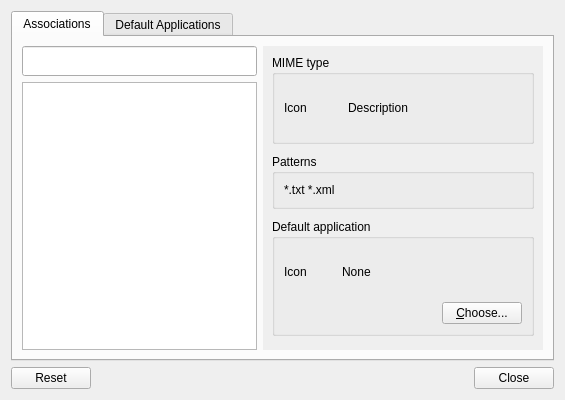
<?xml version="1.0" encoding="UTF-8"?>
<ui version="4.0">
 <class>mimetypeviewer</class>
 <widget class="QWidget" name="mimetypeviewer">
  <property name="geometry">
   <rect>
    <x>0</x>
    <y>0</y>
    <width>565</width>
    <height>400</height>
   </rect>
  </property>
  <property name="minimumSize">
   <size>
    <width>530</width>
    <height>400</height>
   </size>
  </property>
  <property name="windowTitle">
   <string>File Associations</string>
  </property>
  <layout class="QGridLayout" name="gridLayout_4">
   <item row="0" column="0">
    <widget class="QTabWidget" name="tabWidget">
     <property name="currentIndex">
      <number>0</number>
     </property>
     <widget class="QWidget" name="tab_1">
      <attribute name="title">
       <string>Associations</string>
      </attribute>
      <layout class="QGridLayout" name="gridLayout">
       <item row="0" column="0">
        <widget class="QLineEdit" name="searchTermLineEdit">
         <property name="minimumSize">
          <size>
           <width>0</width>
           <height>30</height>
          </size>
         </property>
         <property name="text">
          <string/>
         </property>
        </widget>
       </item>
       <item row="1" column="0">
        <widget class="QTreeWidget" name="mimetypeTreeWidget">
         <property name="sizePolicy">
          <sizepolicy hsizetype="MinimumExpanding" vsizetype="MinimumExpanding">
           <horstretch>0</horstretch>
           <verstretch>0</verstretch>
          </sizepolicy>
         </property>
         <property name="minimumSize">
          <size>
           <width>180</width>
           <height>0</height>
          </size>
         </property>
         <property name="editTriggers">
          <set>QAbstractItemView::NoEditTriggers</set>
         </property>
         <property name="showDropIndicator" stdset="0">
          <bool>false</bool>
         </property>
         <property name="headerHidden">
          <bool>true</bool>
         </property>
         <property name="expandsOnDoubleClick">
          <bool>false</bool>
         </property>
         <property name="columnCount">
          <number>0</number>
         </property>
         <attribute name="headerVisible">
          <bool>false</bool>
         </attribute>
         <attribute name="headerDefaultSectionSize">
          <number>500</number>
         </attribute>
        </widget>
       </item>
       <item row="0" column="1" rowspan="2">
        <widget class="QFrame" name="mimeFrame">
         <property name="enabled">
          <bool>true</bool>
         </property>
         <property name="sizePolicy">
          <sizepolicy hsizetype="Fixed" vsizetype="MinimumExpanding">
           <horstretch>0</horstretch>
           <verstretch>0</verstretch>
          </sizepolicy>
         </property>
         <property name="minimumSize">
          <size>
           <width>280</width>
           <height>260</height>
          </size>
         </property>
         <property name="frameShape">
          <enum>QFrame::NoFrame</enum>
         </property>
         <property name="frameShadow">
          <enum>QFrame::Plain</enum>
         </property>
         <layout class="QVBoxLayout" name="verticalLayout_1">
          <property name="leftMargin">
           <number>0</number>
          </property>
          <property name="topMargin">
           <number>0</number>
          </property>
          <property name="rightMargin">
           <number>0</number>
          </property>
          <property name="bottomMargin">
           <number>0</number>
          </property>
          <item>
           <widget class="QScrollArea" name="scrollArea_2">
            <property name="frameShape">
             <enum>QFrame::NoFrame</enum>
            </property>
            <property name="frameShadow">
             <enum>QFrame::Plain</enum>
            </property>
            <property name="widgetResizable">
             <bool>true</bool>
            </property>
            <widget class="QWidget" name="scrollAreaWidgetContents_3">
             <property name="geometry">
              <rect>
               <x>0</x>
               <y>0</y>
               <width>280</width>
               <height>299</height>
              </rect>
             </property>
             <layout class="QVBoxLayout" name="verticalLayout_2">
              <property name="spacing">
               <number>10</number>
              </property>
              <item>
               <widget class="QGroupBox" name="mimetypeGroupBox">
                <property name="title">
                 <string>MIME type</string>
                </property>
                <layout class="QHBoxLayout" name="horizontalLayout">
                 <item>
                  <widget class="QLabel" name="iconLabel">
                   <property name="sizePolicy">
                    <sizepolicy hsizetype="Fixed" vsizetype="Fixed">
                     <horstretch>0</horstretch>
                     <verstretch>0</verstretch>
                    </sizepolicy>
                   </property>
                   <property name="minimumSize">
                    <size>
                     <width>48</width>
                     <height>48</height>
                    </size>
                   </property>
                   <property name="text">
                    <string>Icon</string>
                   </property>
                  </widget>
                 </item>
                 <item>
                  <widget class="QLabel" name="descriptionLabel">
                   <property name="text">
                    <string>Description</string>
                   </property>
                   <property name="wordWrap">
                    <bool>true</bool>
                   </property>
                   <property name="indent">
                    <number>10</number>
                   </property>
                  </widget>
                 </item>
                </layout>
               </widget>
              </item>
              <item>
               <widget class="QGroupBox" name="patternsGroupBox">
                <property name="title">
                 <string>Patterns</string>
                </property>
                <layout class="QHBoxLayout" name="horizontalLayout_1">
                 <item>
                  <widget class="QLabel" name="patternsLabel">
                   <property name="text">
                    <string>*.txt *.xml</string>
                   </property>
                   <property name="wordWrap">
                    <bool>true</bool>
                   </property>
                  </widget>
                 </item>
                </layout>
               </widget>
              </item>
              <item>
               <widget class="QGroupBox" name="applicationsGroupBox">
                <property name="title">
                 <string>Default application</string>
                </property>
                <layout class="QGridLayout" name="gridLayout_1">
                 <item row="0" column="0">
                  <widget class="QFrame" name="applicationLabelFrame">
                   <property name="frameShape">
                    <enum>QFrame::NoFrame</enum>
                   </property>
                   <property name="frameShadow">
                    <enum>QFrame::Raised</enum>
                   </property>
                   <layout class="QHBoxLayout" name="horizontalLayout_2">
                    <property name="spacing">
                     <number>0</number>
                    </property>
                    <property name="leftMargin">
                     <number>0</number>
                    </property>
                    <property name="topMargin">
                     <number>0</number>
                    </property>
                    <property name="rightMargin">
                     <number>0</number>
                    </property>
                    <property name="bottomMargin">
                     <number>0</number>
                    </property>
                    <item>
                     <widget class="QLabel" name="appIcon">
                      <property name="sizePolicy">
                       <sizepolicy hsizetype="Fixed" vsizetype="Fixed">
                        <horstretch>0</horstretch>
                        <verstretch>0</verstretch>
                       </sizepolicy>
                      </property>
                      <property name="minimumSize">
                       <size>
                        <width>48</width>
                        <height>48</height>
                       </size>
                      </property>
                      <property name="text">
                       <string>Icon</string>
                      </property>
                     </widget>
                    </item>
                    <item>
                     <widget class="QLabel" name="applicationLabel">
                      <property name="text">
                       <string>None</string>
                      </property>
                      <property name="wordWrap">
                       <bool>true</bool>
                      </property>
                      <property name="indent">
                       <number>10</number>
                      </property>
                     </widget>
                    </item>
                   </layout>
                  </widget>
                 </item>
                 <item row="1" column="0" alignment="Qt::AlignRight">
                  <widget class="QPushButton" name="chooseApplicationsButton">
                   <property name="text">
                    <string>&amp;Choose...</string>
                   </property>
                  </widget>
                 </item>
                </layout>
               </widget>
              </item>
              <item>
               <spacer name="verticalSpacer">
                <property name="orientation">
                 <enum>Qt::Vertical</enum>
                </property>
                <property name="sizeType">
                 <enum>QSizePolicy::MinimumExpanding</enum>
                </property>
                <property name="sizeHint" stdset="0">
                 <size>
                  <width>20</width>
                  <height>5</height>
                 </size>
                </property>
               </spacer>
              </item>
             </layout>
            </widget>
           </widget>
          </item>
         </layout>
        </widget>
       </item>
      </layout>
     </widget>
     <widget class="QWidget" name="tab_2">
      <attribute name="title">
       <string>Default Applications</string>
      </attribute>
      <layout class="QVBoxLayout" name="verticalLayout_3">
       <item>
        <widget class="QScrollArea" name="scrollArea">
         <property name="frameShape">
          <enum>QFrame::NoFrame</enum>
         </property>
         <property name="frameShadow">
          <enum>QFrame::Plain</enum>
         </property>
         <property name="widgetResizable">
          <bool>true</bool>
         </property>
         <widget class="QWidget" name="scrollAreaWidgetContents">
          <property name="geometry">
           <rect>
            <x>0</x>
            <y>0</y>
            <width>537</width>
            <height>299</height>
           </rect>
          </property>
          <layout class="QVBoxLayout" name="verticalLayout_4">
           <property name="spacing">
            <number>5</number>
           </property>
           <property name="leftMargin">
            <number>0</number>
           </property>
           <property name="topMargin">
            <number>0</number>
           </property>
           <property name="rightMargin">
            <number>0</number>
           </property>
           <property name="bottomMargin">
            <number>0</number>
           </property>
           <item>
            <widget class="QGroupBox" name="browserGroupBox">
             <property name="title">
              <string>Browser</string>
             </property>
             <layout class="QGridLayout" name="gridLayout_2">
              <item row="0" column="0">
               <widget class="QFrame" name="browserLabelFrame">
                <property name="frameShape">
                 <enum>QFrame::NoFrame</enum>
                </property>
                <property name="frameShadow">
                 <enum>QFrame::Raised</enum>
                </property>
                <layout class="QHBoxLayout" name="horizontalLayout_3">
                 <property name="spacing">
                  <number>0</number>
                 </property>
                 <property name="leftMargin">
                  <number>0</number>
                 </property>
                 <property name="topMargin">
                  <number>0</number>
                 </property>
                 <property name="rightMargin">
                  <number>0</number>
                 </property>
                 <property name="bottomMargin">
                  <number>0</number>
                 </property>
                 <item>
                  <widget class="QLabel" name="browserIcon">
                   <property name="sizePolicy">
                    <sizepolicy hsizetype="Fixed" vsizetype="Fixed">
                     <horstretch>0</horstretch>
                     <verstretch>0</verstretch>
                    </sizepolicy>
                   </property>
                   <property name="minimumSize">
                    <size>
                     <width>48</width>
                     <height>48</height>
                    </size>
                   </property>
                   <property name="text">
                    <string>Icon</string>
                   </property>
                  </widget>
                 </item>
                 <item>
                  <widget class="QLabel" name="browserLabel">
                   <property name="text">
                    <string>None</string>
                   </property>
                   <property name="wordWrap">
                    <bool>true</bool>
                   </property>
                   <property name="indent">
                    <number>10</number>
                   </property>
                  </widget>
                 </item>
                </layout>
               </widget>
              </item>
              <item row="1" column="0" alignment="Qt::AlignRight">
               <widget class="QPushButton" name="chooseBrowserButton">
                <property name="text">
                 <string>&amp;Choose...</string>
                </property>
               </widget>
              </item>
             </layout>
            </widget>
           </item>
           <item>
            <widget class="QGroupBox" name="emailClientGroupBox">
             <property name="title">
              <string>Email Client</string>
             </property>
             <layout class="QGridLayout" name="gridLayout_3">
              <item row="0" column="0">
               <widget class="QFrame" name="emailClientLabelFrame">
                <property name="frameShape">
                 <enum>QFrame::NoFrame</enum>
                </property>
                <property name="frameShadow">
                 <enum>QFrame::Raised</enum>
                </property>
                <layout class="QHBoxLayout" name="horizontalLayout_4">
                 <property name="spacing">
                  <number>0</number>
                 </property>
                 <property name="leftMargin">
                  <number>0</number>
                 </property>
                 <property name="topMargin">
                  <number>0</number>
                 </property>
                 <property name="rightMargin">
                  <number>0</number>
                 </property>
                 <property name="bottomMargin">
                  <number>0</number>
                 </property>
                 <item>
                  <widget class="QLabel" name="emailClientIcon">
                   <property name="sizePolicy">
                    <sizepolicy hsizetype="Fixed" vsizetype="Fixed">
                     <horstretch>0</horstretch>
                     <verstretch>0</verstretch>
                    </sizepolicy>
                   </property>
                   <property name="minimumSize">
                    <size>
                     <width>48</width>
                     <height>48</height>
                    </size>
                   </property>
                   <property name="text">
                    <string>Icon</string>
                   </property>
                  </widget>
                 </item>
                 <item>
                  <widget class="QLabel" name="emailClientLabel">
                   <property name="text">
                    <string>None</string>
                   </property>
                   <property name="wordWrap">
                    <bool>true</bool>
                   </property>
                   <property name="indent">
                    <number>10</number>
                   </property>
                  </widget>
                 </item>
                </layout>
               </widget>
              </item>
              <item row="1" column="0" alignment="Qt::AlignRight">
               <widget class="QPushButton" name="chooseEmailClientButton">
                <property name="text">
                 <string>&amp;Choose...</string>
                </property>
               </widget>
              </item>
             </layout>
            </widget>
           </item>
           <item>
            <spacer name="verticalSpacer_2">
             <property name="orientation">
              <enum>Qt::Vertical</enum>
             </property>
             <property name="sizeType">
              <enum>QSizePolicy::MinimumExpanding</enum>
             </property>
             <property name="sizeHint" stdset="0">
              <size>
               <width>20</width>
               <height>5</height>
              </size>
             </property>
            </spacer>
           </item>
          </layout>
         </widget>
        </widget>
       </item>
      </layout>
     </widget>
    </widget>
   </item>
   <item row="1" column="0">
    <layout class="QHBoxLayout" name="horizontalLayout_5">
     <item>
      <widget class="QDialogButtonBox" name="buttonBox_1">
       <property name="standardButtons">
        <set>QDialogButtonBox::Reset</set>
       </property>
      </widget>
     </item>
     <item>
      <spacer name="horizontalSpacer_2">
       <property name="orientation">
        <enum>Qt::Horizontal</enum>
       </property>
       <property name="sizeHint" stdset="0">
        <size>
         <width>40</width>
         <height>20</height>
        </size>
       </property>
      </spacer>
     </item>
     <item>
      <spacer name="horizontalSpacer">
       <property name="orientation">
        <enum>Qt::Horizontal</enum>
       </property>
       <property name="sizeHint" stdset="0">
        <size>
         <width>40</width>
         <height>20</height>
        </size>
       </property>
      </spacer>
     </item>
     <item>
      <widget class="QDialogButtonBox" name="buttonBox_2">
       <property name="standardButtons">
        <set>QDialogButtonBox::Close</set>
       </property>
      </widget>
     </item>
    </layout>
   </item>
  </layout>
  <zorder>tabWidget</zorder>
  <zorder>buttonBox_2</zorder>
  <zorder>buttonBox_1</zorder>
  <zorder>horizontalSpacer</zorder>
  <zorder>horizontalSpacer_2</zorder>
 </widget>
 <resources/>
 <connections/>
</ui>
